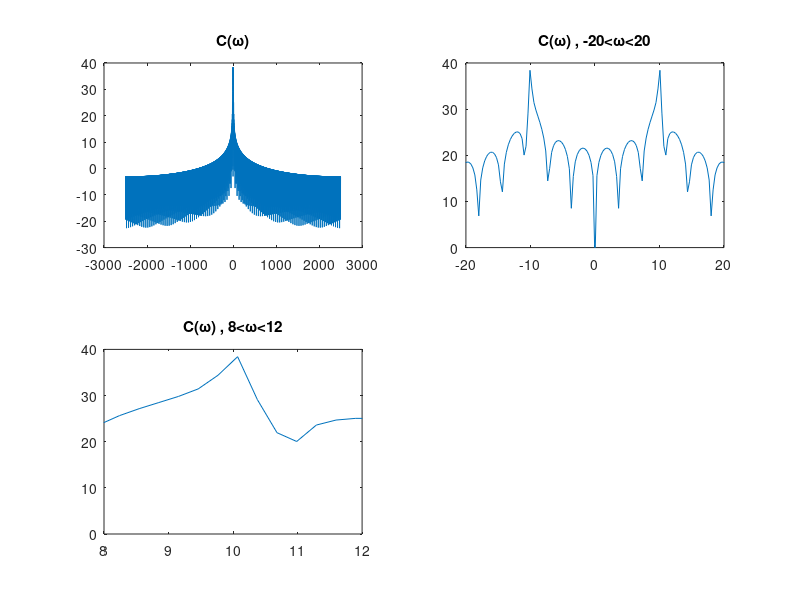

MATLAB code for this plot:
function Q2_2
fs = 5000; % Sample frequency
T = 1/fs; % Sample period
t_n = [0:T:3]; % Time vector with samples spaced T seconds appart
fc = 10; % Frequency of the sinusoid
theta = pi/3; % Phase of the sinusoid
c_n = cos(2*pi*fc*t_n + theta); % Construct the sinusoid
N = 2^14; % FFT size
f = ([0:N-1]/N - 0.5)*fs; % The frequency vector for plotting
C = fftshift(fft(c_n,N)); % Compute the FFT and rearrange the output
subplot(2,2,1),plot(f,10*log10(abs(C))); % Plot the magnitude of the spectrum on a log scale
title('C(\omega)');
subplot(2,2,2),plot(f,10*log10(abs(C)));
axis([-20 20 0 40]);
title('C(\omega) , -20<\omega<20');
subplot(2,2,3),plot(f,10*log10(abs(C)));
axis([8 12 0 40]);
title('C(\omega) , 8<\omega<12');
end